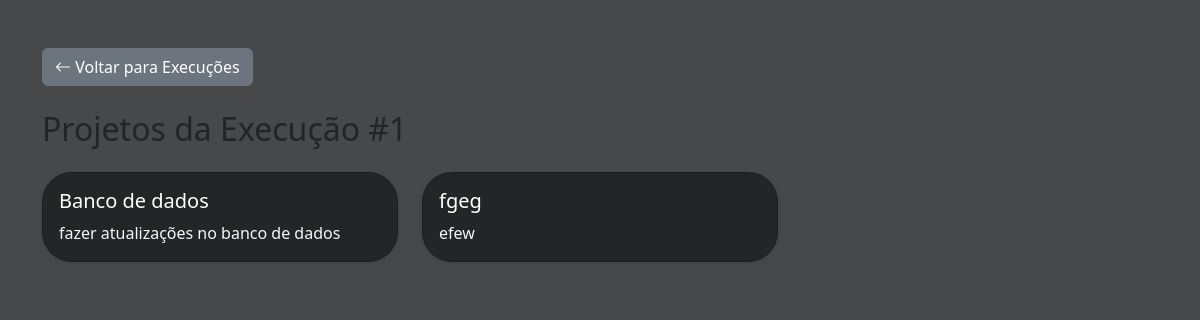
The page /execucao/1/projetos on the database its author committed.
### tables this page shows
CREATE TABLE projetos (
            id INTEGER PRIMARY KEY AUTOINCREMENT,
            nome TEXT NOT NULL,
            descricao TEXT
        , data_inicio DATE, data_fim DATE, responsavel TEXT, equipe TEXT);

### routes/execucao_route.py (the view)
@execucao_route.route('/execucao/<int:execucao_id>/projetos')
def ver_projetos(execucao_id):
    projetos = buscar_projetos_por_execucao(execucao_id)
    return render_template('ver_projetos.html', projetos=projetos, execucao_id=execucao_id)

### db.py (called while the page is built)
def buscar_projetos_por_execucao(execucao_id):
    conn = sqlite3.connect('banco.db')
    conn.row_factory = sqlite3.Row
    cursor = conn.cursor()
    cursor.execute("""
        SELECT p.id, p.nome, p.descricao
        FROM projetos p
        JOIN execucoes_projetos ep ON p.id = ep.projeto_id
        WHERE ep.execucao_id = ?
    """, (execucao_id,))
    projetos = cursor.fetchall()
    conn.close()
    return projetos

### templates/ver_projetos.html (shortened to what this page needs)
<!DOCTYPE html>
<html lang="pt-br">
<head>
    <link href="https://cdn.jsdelivr.net/npm/bootstrap@5.3.2/dist/css/bootstrap.min.css" rel="stylesheet">
    <link href="https://cdn.jsdelivr.net/npm/bootstrap-icons@1.10.5/font/bootstrap-icons.css" rel="stylesheet">
    <link rel="stylesheet" href="{{ url_for('static', filename='css/style.css') }}">
</head>
<body>
<div class="container mt-5">
    <a href="{{ url_for('execucao_route.listar_execucoes') }}" class="btn btn-secondary mb-4">
        <i class="bi bi-arrow-left"></i> Voltar para Execuções
    </a>
    <h2 class="mb-4">Projetos da Execução #{{ execucao_id }}</h2>
    {% if projetos %}
        <div class="row">
            {% for projeto in projetos %}
                <div class="col-md-4 mb-4">
                    <div class="card h-100 shadow-sm">
                        <div class="card-body">
                            <h5 class="card-title">{{ projeto['nome'] }}</h5>
                            <p class="card-text">{{ projeto['descricao'] }}</p>
                        </div>
                    </div>
                </div>
            {% endfor %}
        </div>
    {% else %}
        <div class="alert alert-warning">
            Nenhum projeto encontrado para esta execução.
        </div>
    {% endif %}
</div>
</body>
</html>

### static/css/style.css (style rules this page uses)
body { background-color: #47484a; }
.card-text { color: aliceblue; }
.card-title { color: rgb(255, 255, 255); }
.card { background-color: #242527; border-radius: 30px; }

### rows shown on the page
projetos: nome "Banco de dados", descricao "fazer atualizações no banco de dados"
projetos: nome "fgeg", descricao "efew"

### other values the page prints
{{ execucao_id }} "1"
